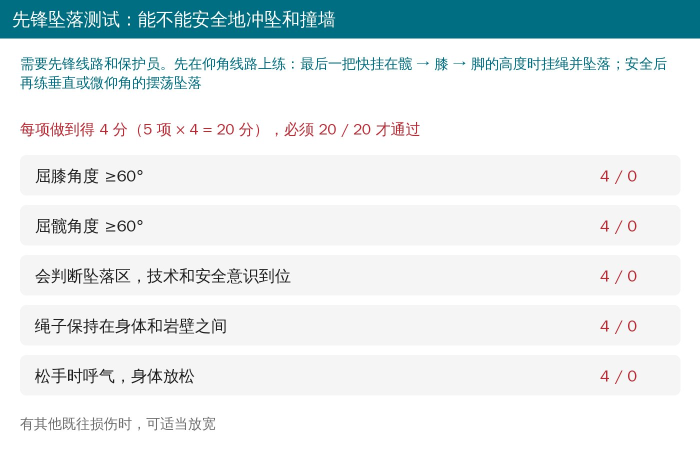
#> input picture wechat/acl-climbing-vagy/images/img09.jpg, 1400 x 950 px, given in place of title.png, which was not available (shown at 1/2 size)
$ python make_figs.py ../../acl-climbing-vagy/images/img09.jpg ../../acl-muscle-chain-ortega/images/img13.jpg
#> lines starting #> are read from the running program, lines starting #| are printed output that depends on the picture; after the words box and inside, x2 and y2 are one past the last pixel; in counts of white or black regions, pixels touching at a corner belong together; pictures that were not available may be replaced by others from this repository, and a replacement may not be noted
#!/usr/bin/env python3
"""Disantis 2022：原图各分图之间留白很多，拆出每张照片重新等高排版并重标 a～e；加图号；封面取自图 4。
用法：python3 make_figs.py <素材目录（x01..x04.png、title.png）> <输出目录>"""
import sys
import numpy as np
import cv2
from PIL import Image, ImageDraw, ImageFont

SRC, OUT = sys.argv[1], sys.argv[2]
F = '/usr/share/fonts/truetype/wqy/wqy-zenhei.ttc'
RED = (171, 25, 66)
font = lambda s: ImageFont.truetype(F, s)
X = lambda i: Image.open(f'{SRC}/x{i:02d}.png').convert('RGB')


def panels(im, min_area=40000, by_col=False):
    """找出图中的各张照片（去掉字母标签），按行再按列排序。"""
    g = np.array(im.convert('L'))
    m = (g < 238).astype(np.uint8)
    m = cv2.morphologyEx(m, cv2.MORPH_OPEN, np.ones((15, 15), np.uint8))
    m = cv2.morphologyEx(m, cv2.MORPH_CLOSE, np.ones((9, 9), np.uint8))
    n, _, st, _ = cv2.connectedComponentsWithStats(m)
    rs = [tuple(st[i, :4]) for i in range(1, n) if st[i, 4] > min_area]
    if by_col:
        rs.sort(key=lambda r: (r[0] + r[2] // 2) // (im.width // 2) * 10000 + r[1])
    else:
        rs.sort(key=lambda r: (r[1] + r[3] // 2) // (im.height // 4) * 10000 + r[0])
    return [im.crop((x, y, x + w, y + h)) for x, y, w, h in rs]


def label(im, t):
    d = ImageDraw.Draw(im); f = font(48)
    w = d.textlength(t, font=f) + 18; h = f.size + 12
    d.rectangle([0, im.height - h, w, im.height], fill='white')
    d.text((9, im.height - h + 5), t, font=f, fill=(20, 20, 20))
    return im


def row(ims, W=1080, gap=10):
    H = (W - gap * (len(ims) - 1)) / sum(i.width / i.height for i in ims)
    ims = [i.resize((max(1, round(i.width * H / i.height)), round(H)), Image.LANCZOS) for i in ims]
    out = Image.new('RGB', (sum(i.width for i in ims) + gap * (len(ims) - 1), round(H)), 'white'); x = 0
    for i in ims:
        out.paste(i, (x, 0)); x += i.width + gap
    return out


def stack(rows, gap=10):
    W = min(r.width for r in rows)
    rows = [r.resize((W, round(r.height * W / r.width))) for r in rows]
    out = Image.new('RGB', (W, sum(r.height for r in rows) + gap * (len(rows) - 1)), 'white'); y = 0
    for r in rows:
        out.paste(r, (0, y)); y += r.height + gap
    return out


def badge(im, t):
    d = ImageDraw.Draw(im); f = font(max(26, im.height // 22))
    w = d.textlength(t, font=f) + 24; h = f.size + 16
    x = im.width - w - 10; y = im.height - h - 10
    d.rounded_rectangle([x, y, x + w, y + h], 8, fill=RED)
    d.text((x + 12, y + 7), t, font=f, fill='white')
    return im


def save(im, name, W=1080):
    if im.width > W:
        im = im.resize((W, round(im.height * W / im.width)), Image.LANCZOS)
    im.save(f'{OUT}/{name}', quality=88)


save(Image.open(f'{SRC}/title.png').convert('RGB'), 'img01.jpg')
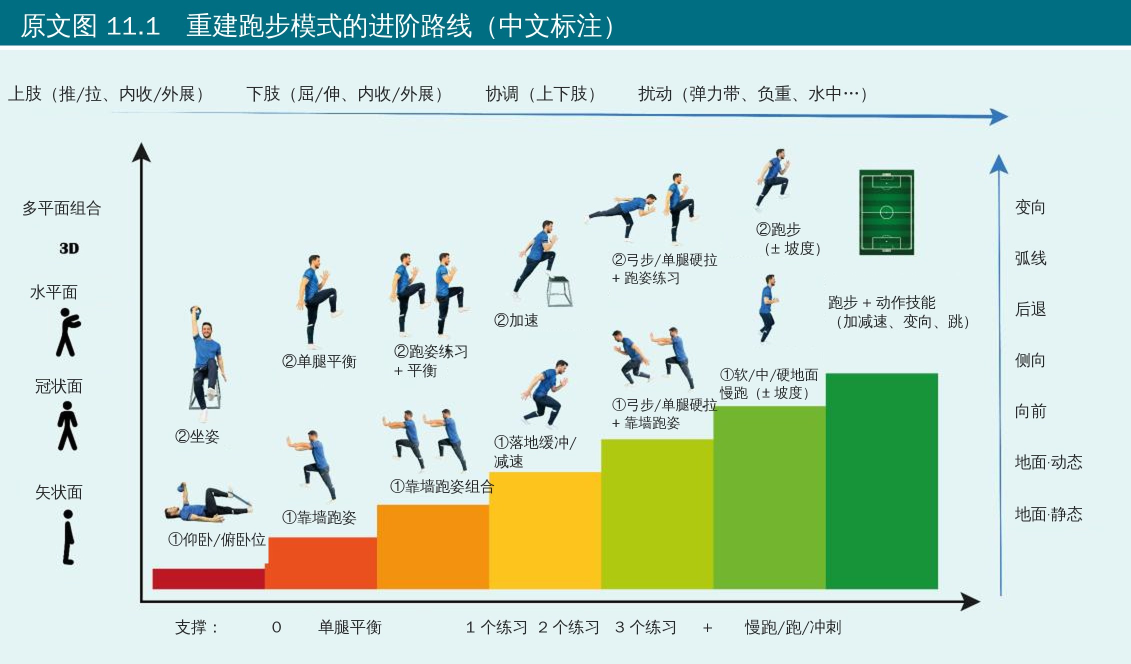
#> input picture wechat/acl-muscle-chain-ortega/images/img13.jpg, 2262 x 1328 px, given in place of x01.png, which was not available (shown at 1/2 size)

L = 'abcde'
p1 = [label(p, L[k] + ')') for k, p in enumerate(panels(X(1), by_col=True))]
#> in panels, `g = np.array(im.convert('L'))`:
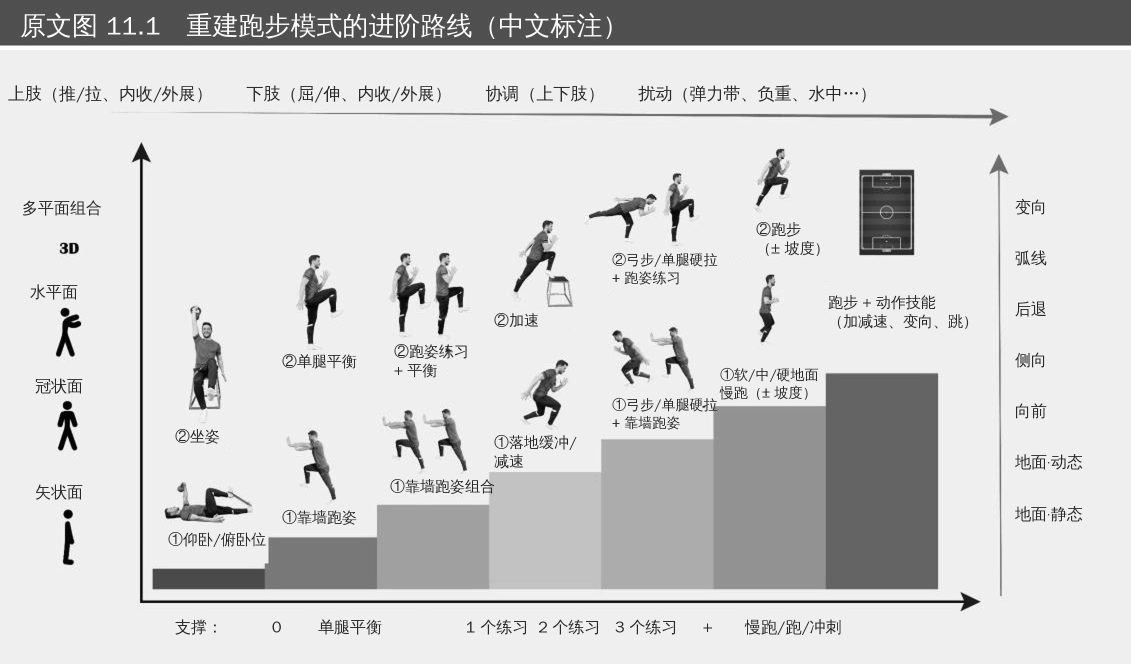
#> g: shape (1328, 2262) (shown at 1/2 size); min 0, max 255, mean 207.8
#> in panels, `m = (g < 238).astype(np.uint8)`:
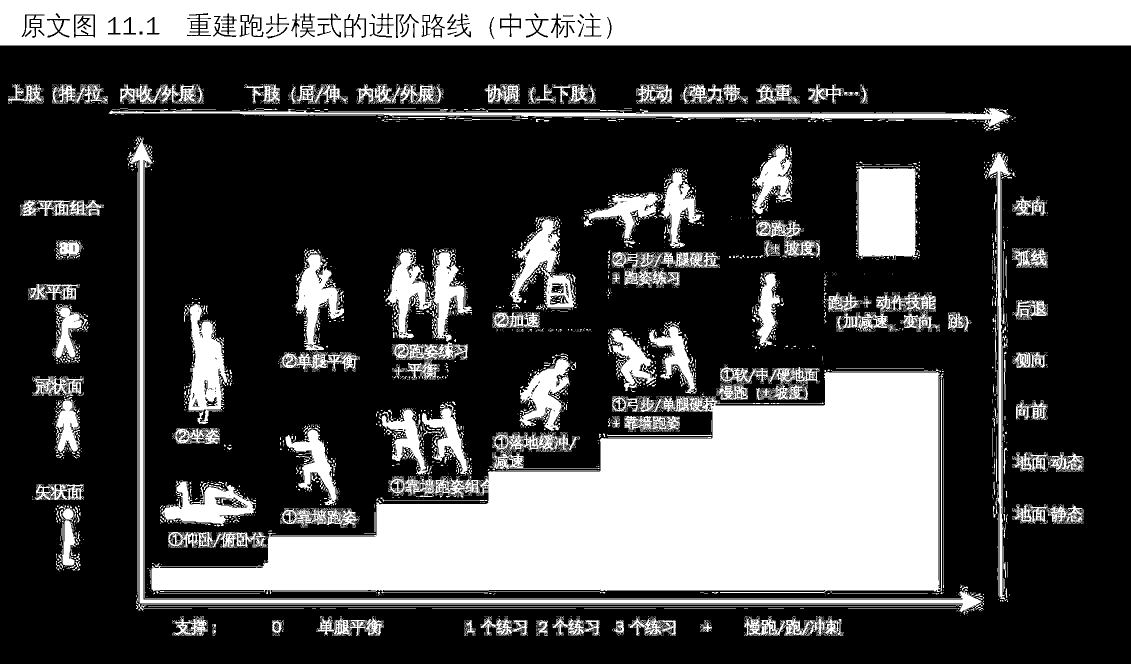
#> m: shape (1328, 2262) (shown at 1/2 size); values 0 (black) and 1 (white), 29.5% white; 5596 white regions (5088 under 20 px), largest, box (x1, y1, x2, y2) and area: (303, 740, 1884, 1188) 383618, (0, 0, 2262, 91) 190905, (256, 272, 1966, 1225) 24810
#> in panels, `m = cv2.morphologyEx(m, cv2.MORPH_OPEN, np.ones((15, 15), np.uint8))`: m: shape (1328, 2262); values 0 (black) and 1 (white), 21.1% white; 43 white regions, largest, box (x1, y1, x2, y2) and area: (303, 745, 1877, 1181) 375863, (0, 0, 2262, 91) 164595, (1717, 337, 1830, 512) 19647
#> in panels, `m = cv2.morphologyEx(m, cv2.MORPH_CLOSE, np.ones((9, 9), np.uint8))`:
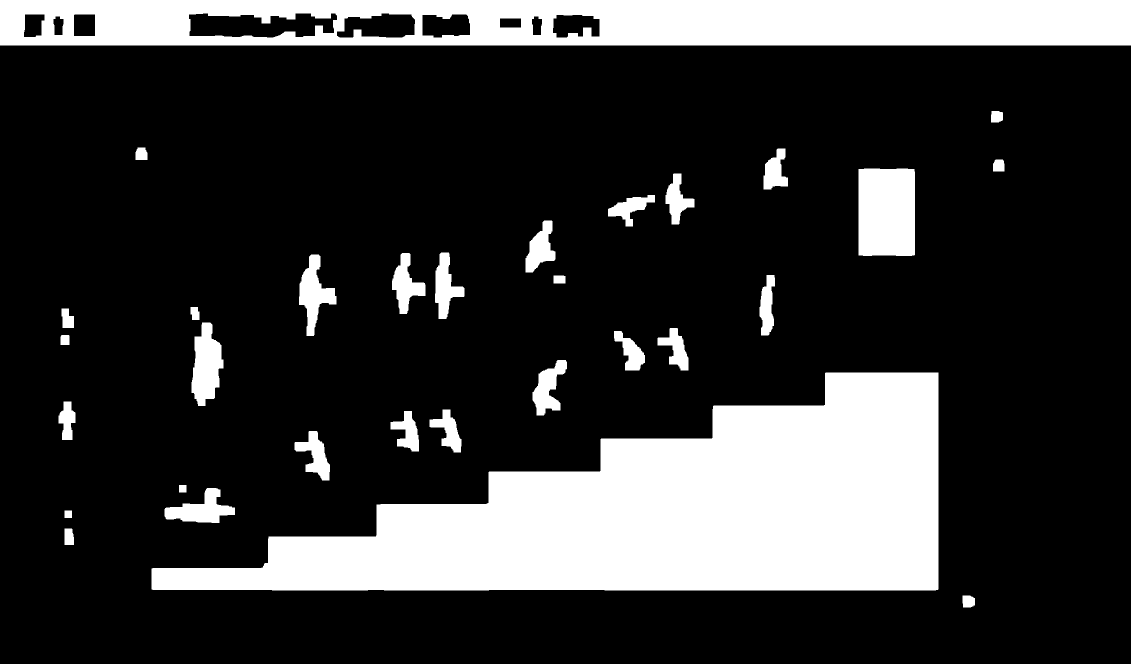
#> m: shape (1328, 2262) (shown at 1/2 size); values 0 (black) and 1 (white), 21.2% white; 31 white regions, largest, box (x1, y1, x2, y2) and area: (303, 745, 1877, 1181) 375868, (0, 0, 2262, 91) 177031, (1717, 337, 1830, 512) 19648
#> in panels, `n, _, st, _ = cv2.connectedComponentsWithStats(m)`: n = 32; st = 32 rows, first 6: [0, 27, 2262, 1301, 2367578], [0, 0, 2262, 91, 177031], [1982, 222, 24, 23, 509], [271, 295, 24, 25, 547], [1527, 297, 49, 82, 2555], [1986, 319, 23, 24, 517]
#> in panels, `rs = [tuple(st[i, :4]) for i in range(1, n) if st[i, 4] > min_area]`: rs = [(0, 0, 2262, 91), (303, 745, 1574, 436)]
#> in label, `d = ImageDraw.Draw(im)`:
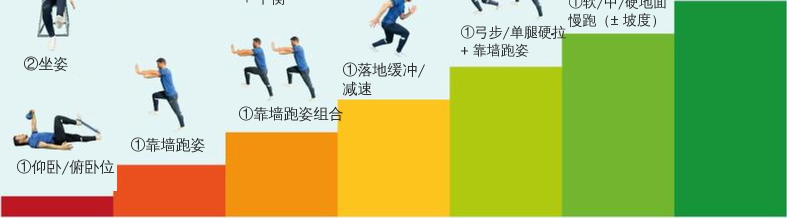
#> im: PIL image 1574x436 RGB (shown at 1/2 size); mean R, G, B 174.4, 192.4, 124.3
#> in label, `w = d.textlength(t, font=f) + 18`: w = 66.16
#> call 2 of label, with t = 'b)'
#> in label (call 2), `d = ImageDraw.Draw(im)`:
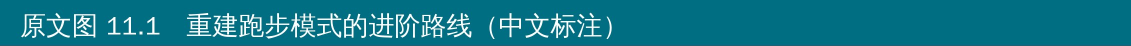
#> im: PIL image 2262x91 RGB (shown at 1/2 size); mean R, G, B 18.4, 119.5, 138.1
#> in label (call 2), `w = d.textlength(t, font=f) + 18`: w = 67.2
#> p1 = 2 items
# 图 1：a、b 上下叠放，c 在右侧等高
ab = stack([p1[0], p1[1]])
#> in stack, `out = Image.new('RGB', (W, sum((r.height for r in rows)) + gap * (len(`: out: PIL image 1574x509 RGB; every value is 255
#> after the loop in stack, `for r in rows:`:
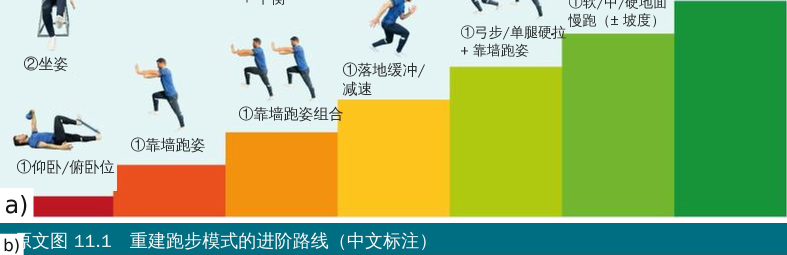
#> out: PIL image 1574x509 RGB (shown at 1/2 size); mean R, G, B 157.3, 185.4, 129.4
#> after the loop in stack, `for r in rows:`: y = 519
#> (the run stopped early here; a loop or call above may not have finished)
